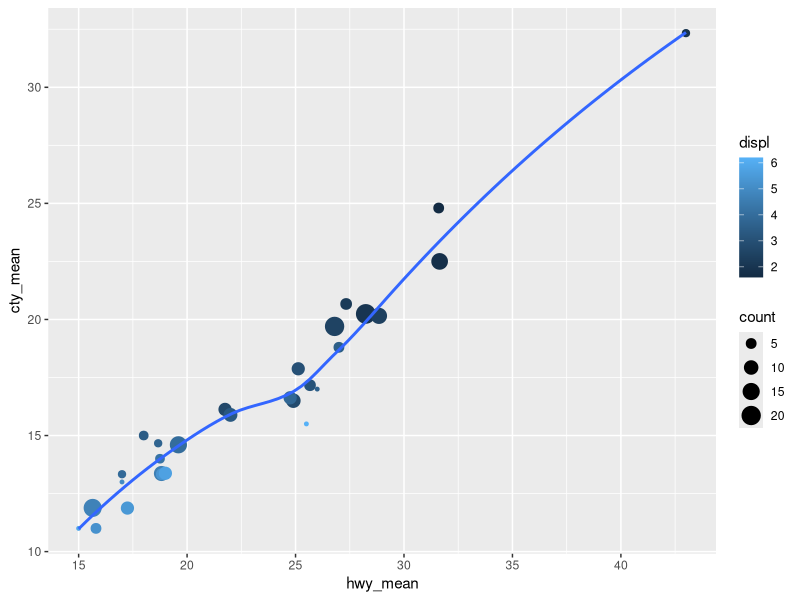
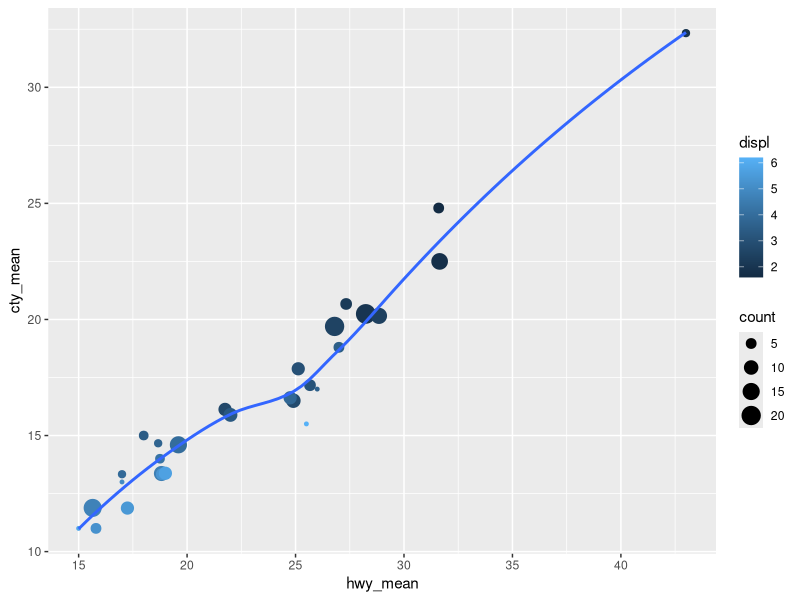
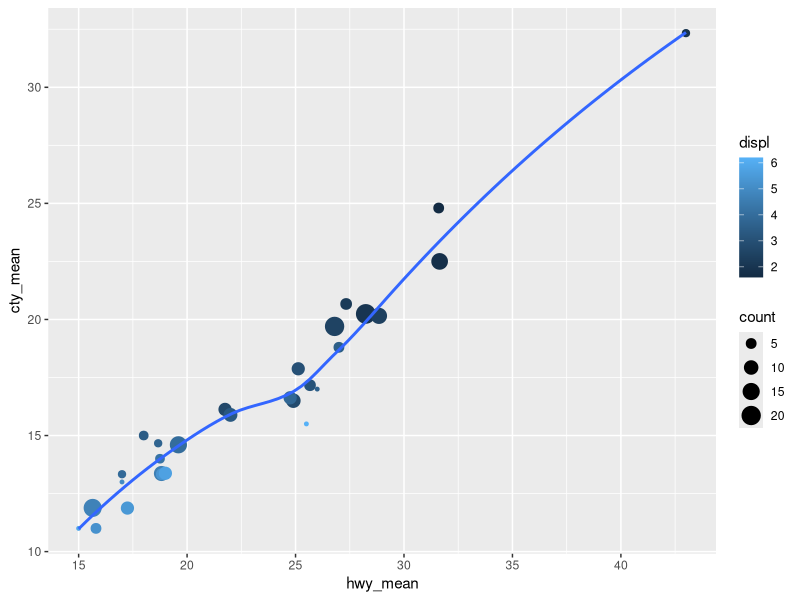

Write R code to recreate these figures, in order.
## ---- chunk 1
library(tidyverse)
## ---- chunk 2
mpg
## ---- chunk 3
filter(mpg, manufacturer == 'audi', year == 2008)
## ---- chunk 4
audi_2008 <- filter(mpg, manufacturer == 'audi', year == 2008)

audi_2008
## ---- chunk 5
pi > 3
## ---- chunk 6
filter(mpg, year %in% c(1999, 2000))
## ---- chunk 7
filter(mpg, !(cyl > 6 | displ >= 2))
## ---- chunk 8
filter(mpg, cyl < 6, displ < 2)
## ---- chunk 9
arrange(mpg, manufacturer, model, displ, year)
## ---- chunk 10
arrange(mpg, desc(manufacturer))
## ---- chunk 11
tibble(x = c(5, 2, NA))
## ---- chunk 12
df <- tibble(x = c(5, 2, NA))

arrange(df, x)
## ---- chunk 13
df <- tibble(x = c(5, 2, NA))

arrange(df, desc(x))
## ---- chunk 14
select(mpg, manufacturer, model, year)
#selects just the columns "manufacturer", "model", and "year"
## ---- chunk 15
select(mpg, manufacturer, model:cyl)
#selects the column "manufacturer" and every column between "model" and "cyl" ("displ", and "year")
## ---- chunk 16
select(mpg, -(displ:drv))
#selects every column EXCEPT the ones between "model" and "drv" ("displ", "year", "cyl", "trans"). Note that the column ranges in this scenario must be in parentheses
## ---- chunk 17
rename(mpg, make = manufacturer)
## ---- chunk 18
select(mpg, year, model, manufacturer, everything())
## ---- chunk 19
mpg_small <- select(mpg, 
                    manufacturer, 
                    model,
                    displ, 
                    year, 
                    cty, 
                    hwy)

#would be the same if we typed:
#mpg_small <- select(mpg, manufacturer, model, year, cty, hwy)

mutate(mpg_small,
       mileage_diff = hwy - cty,
       cty_mileage_per_ltr = cty / displ,
       hwy_mileage_per_ltr = hwy / displ)
## ---- chunk 20
mutate(mpg_small,
       mileage_diff = hwy - cty,
       mileage_diff_per_ltr = mileage_diff / displ)
## ---- chunk 21
transmute(mpg,
          cty_mileage_per_ltr = cty / displ,
          hwy_mileage_per_ltr = hwy / displ)
## ---- chunk 22
transmute(mpg,
          model,
          year,
          millenium = year %/% 1000,
          century_decade_year = year %% 1000)
## ---- chunk 23
(x <- 1:10)
lag(x)
lead(x)
## ---- chunk 24
(x <- 1:10)
cumsum(x)
cummean(x)
## ---- chunk 25
(y <- c(1, 2, 2, NA, 3, 4))
min_rank(y)
min_rank(desc(y))
## ---- chunk 26
summarise(mpg, 
          mean_hwy = mean(hwy, na.rm = TRUE))
## ---- chunk 27
by_make <- group_by(mpg, manufacturer)
summarise(by_make, 
          mean_hwy = mean(hwy, na.rm = TRUE))
## ---- chunk 28
by_engine <- group_by(mpg, displ)
mileage <- summarise(by_engine,
                     count = n(),
                     hwy_mean = mean(hwy, na.rm = TRUE),
                     cty_mean = mean(cty, na.rm = TRUE)
)

mileage <- filter(mileage,
                  count > 1)

ggplot(data = mileage, 
       mapping = aes(x = hwy_mean, y = cty_mean)) +
  geom_point(aes(color = displ,
                 size = count)) +
  geom_smooth(se = FALSE)
## ---- chunk 29
mileage <- mpg %>% 
  group_by(displ) %>% 
  summarize(count = n(),
            hwy_mean = mean(hwy, na.rm = TRUE),
            cty_mean = mean(cty, na.rm = TRUE)) %>% 
  filter(count > 1)

ggplot(data = mileage,
       mapping = aes(x = hwy_mean, y = cty_mean)) +
  geom_point(aes(color = displ,
                 size = count)) +
  geom_smooth(se = FALSE)
## ---- chunk 30
mpg %>% 
  group_by(displ) %>% 
  summarize(count = n(),
            hwy_mean = mean(hwy, na.rm = TRUE),
            cty_mean = mean(cty, na.rm = TRUE)) %>% 
  filter(count > 1) %>% 
  ggplot(mapping = aes(x = hwy_mean, y = cty_mean)) +
  geom_point(aes(color = displ,
                 size = count)) +
  geom_smooth(se = FALSE)
## ---- chunk 31
mpg %>% 
  group_by(model) %>% 
  summarise(avg_hwy = mean(hwy),
            avg_2L_hwy = mean(hwy[displ > 2])) #the mean highway mileage of only cars with an engine larger than 2 liters
## ---- chunk 32
mpg %>% 
  group_by(model) %>% 
  summarise(hwy_sd = sd(hwy)) %>% 
  arrange(desc(hwy_sd))
## ---- chunk 33
mpg %>% 
  group_by(manufacturer) %>% 
  summarise(guzzler = min(hwy),
            effiicient = max(hwy))
## ---- chunk 34
mpg %>% 
  group_by(manufacturer, model) %>% 
  summarise(n_model_years = n_distinct(year)) %>% 
  arrange(desc(n_model_years))
## ---- chunk 35
mpg %>% 
  filter(grepl('auto', trans), #keep any row that contains the string "auto" in the `trans` column
         drv =='f',
         cyl == 6) %>% 
  group_by(manufacturer, model) %>% 
  count(model) #The number of times a car model was released that has an automatic transmission, is front-wheel drive, and has 6 cylinders
## ---- chunk 36
grouped_mpg <- mpg %>% 
  group_by(manufacturer, model)

grouped_mpg %>% 
  ungroup() %>% 
  summarise(n_model_years = n()) 
